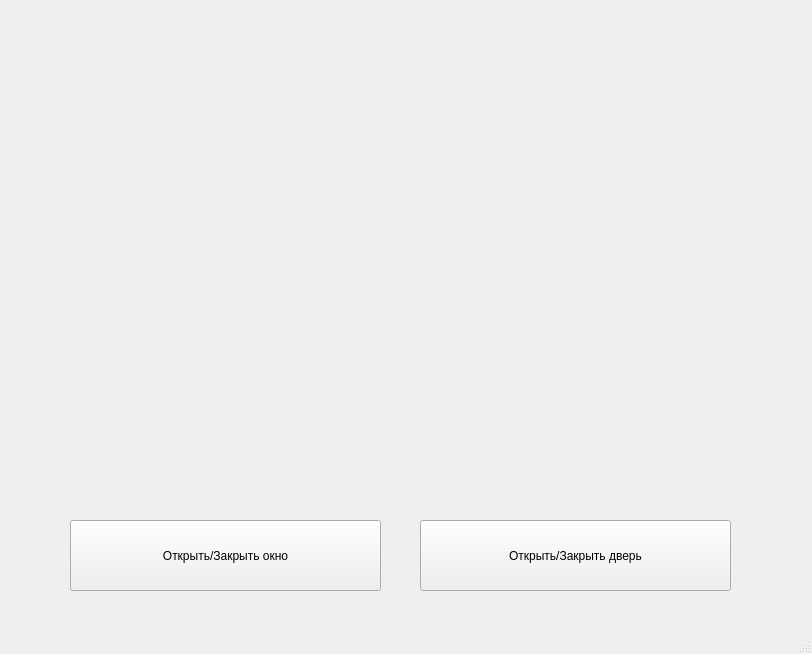
<?xml version="1.0" encoding="UTF-8"?>
<ui version="4.0">
 <class>MainWindow</class>
 <widget class="QMainWindow" name="MainWindow">
  <property name="geometry">
   <rect>
    <x>0</x>
    <y>0</y>
    <width>812</width>
    <height>654</height>
   </rect>
  </property>
  <property name="windowTitle">
   <string>MainWindow</string>
  </property>
  <widget class="QWidget" name="centralwidget">
   <widget class="QPushButton" name="pushButton">
    <property name="geometry">
     <rect>
      <x>420</x>
      <y>520</y>
      <width>311</width>
      <height>71</height>
     </rect>
    </property>
    <property name="text">
     <string>Открыть/Закрыть дверь</string>
    </property>
   </widget>
   <widget class="QPushButton" name="pushButton_2">
    <property name="geometry">
     <rect>
      <x>70</x>
      <y>520</y>
      <width>311</width>
      <height>71</height>
     </rect>
    </property>
    <property name="text">
     <string>Открыть/Закрыть окно</string>
    </property>
   </widget>
  </widget>
  <widget class="QMenuBar" name="menubar">
   <property name="geometry">
    <rect>
     <x>0</x>
     <y>0</y>
     <width>812</width>
     <height>22</height>
    </rect>
   </property>
  </widget>
  <widget class="QStatusBar" name="statusbar"/>
 </widget>
 <resources/>
 <connections/>
</ui>
